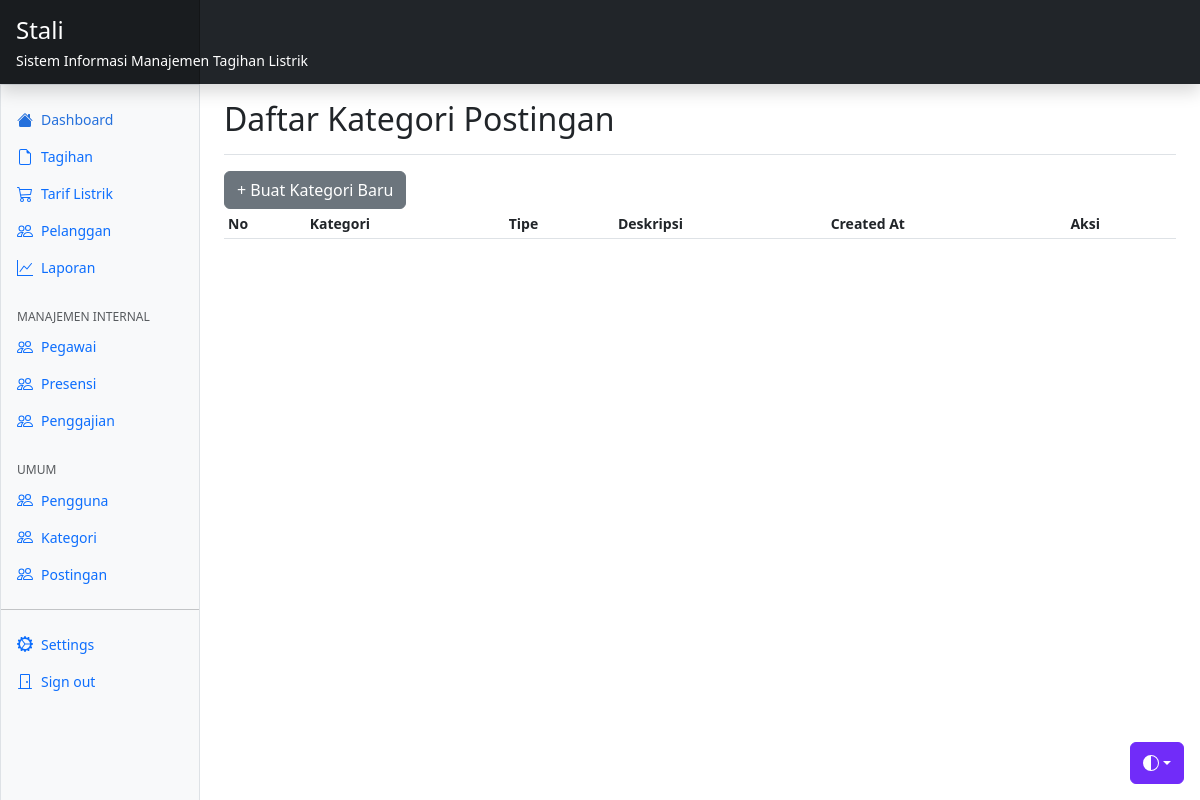
The page /index.php/management/category on the database as committed earlier.
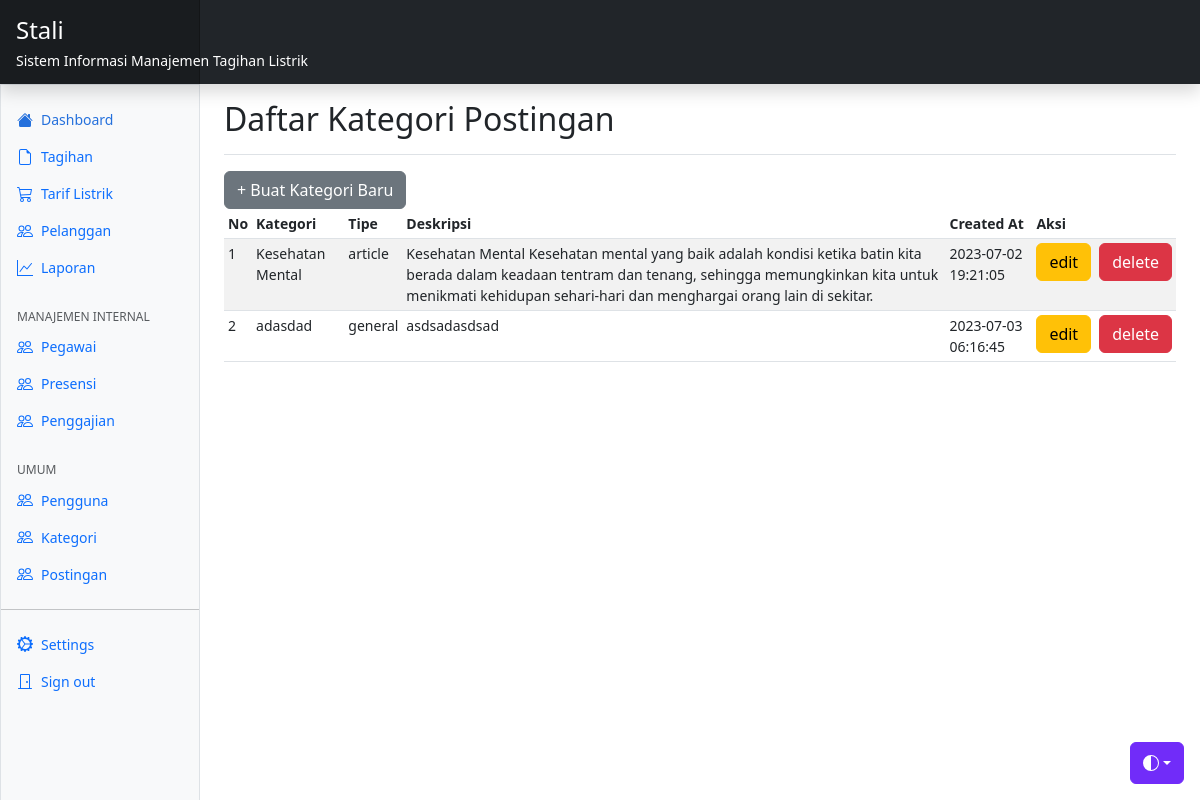
The same page on the database as committed later.
### tables this page shows
CREATE TABLE `category` (
  `id` int(11) NOT NULL,
  `category` varchar(255) NOT NULL,
  `type` varchar(255) NOT NULL,
  `description` text NOT NULL,
  `created_at` timestamp NOT NULL DEFAULT current_timestamp(),
  `updated_at` timestamp NULL DEFAULT NULL
);

### application/core/MY_Controller.php (called while the page is built, shortened)
<?php
abstract class MY_AdminController extends CI_Controller
{
  public function __construct()
  {
    $this->load->helper('debug');
  }
  protected function checkNavbar($navbar = 'authenticated')
  {
    if (!$this->session->userdata('id')) {
      $navbar = 'unauthenticated';
    }
    return $this->load->view('layout/navbars/' . $navbar, [], true);
  }
  protected function layout($view, $data)
  {
    $data['view'] = $view;
    $data['navbar'] = $this->checkNavbar();
    $data['content'] = $this->load->view($view, $data, true);
    return $this->load->view('layout/management', $data);
  }
}

### application/controllers/management/Category.php (called while the page is built, shortened)
<?php
class Category extends MY_AdminController
{
  public function index()
  {
    $data['list'] = $this->category_model->list();
    $this->layout('management/category/index', $data);
  }
}

### index.php (called while the page is built, shortened)
<?php
require_once BASEPATH.'core/CodeIgniter.php';

### application/core/MY_Model.php (called while the page is built, shortened)
<?php
abstract class MY_Model extends CI_Model
{
  public $table;
  public function setTable($table_name)
  {
    $this->table = $table_name;
  }
  public function list()
  {
    return $this->db->get($this->table)->result();
  }
}

### application/views/management/category/index.php (the view, shortened to what this page needs)
<div class="d-flex justify-content-between flex-wrap flex-md-nowrap align-items-center pt-3 pb-2 mb-3 border-bottom">
  <h1 class="h2">Daftar Kategori Postingan</h1>
</div>
<a href="<?= base_url('management/category/create') ?>" class="btn btn-secondary">+ Buat Kategori Baru</a>
<div class="table-responsive small">
  <table class="table table-striped table-sm">
    <thead>
      <tr>
        <th scope="col">No</th>
        <th scope="col">Kategori</th>
        <th scope="col">Tipe</th>
        <th scope="col">Deskripsi</th>
        <th scope="col">Created At</th>
        <th scope="col">Aksi</th>
      </tr>
    </thead>
    <tbody>
      <?php foreach ($list as $key => $item): ?>
        <tr>
          <td>
            <?= $key + 1 ?>
          </td>
          <td>
            <?= $item->category ?>
          </td>
          <td>
            <?= $item->type ?>
          </td>
          <td>
            <?= $item->description ?>
          </td>
          <td>
            <?= date($item->created_at) ?>
          </td>
          <td>
            <div class="d-flex flex-row gap-2">
              <a href="<?= base_url('management/category/edit/' . $item->id) ?>" class="btn btn-warning">edit</a>
              <?= form_open('management/category/delete/' . $item->id, 'id="del-category-' . $item->id . '"') ?>
              <button class="btn btn-danger" type="button"
                onclick="deleteCategory(this.form, <?= $item->id ?>)">delete</button>
              </form>
            </div>
          </td>
        </tr>
      <?php endforeach ?>
    </tbody>
  </table>
</div>

Rows that differ between the two databases and show on the page:
added category: category "Kesehatan Mental", type "article", description "Kesehatan Mental Kesehatan mental yang baik adalah kondisi ketika batin kita berada dalam keadaan tentram dan tenang, sehingga memungkinkan kita untuk menikmati kehidupan sehari-hari dan menghargai orang lain di sekitar.", created_at "2023-07-02 19:21:05"
added category: category "adasdad", type "general", description "asdsadasdsad", created_at "2023-07-03 06:16:45"
